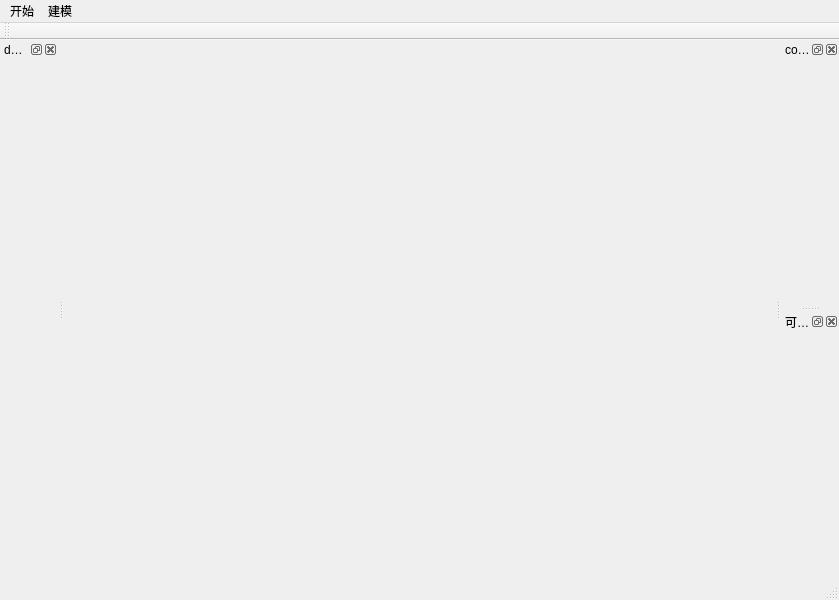
<?xml version="1.0" encoding="UTF-8"?>
<ui version="4.0">
 <class>MainWindow</class>
 <widget class="QMainWindow" name="MainWindow">
  <property name="geometry">
   <rect>
    <x>0</x>
    <y>0</y>
    <width>839</width>
    <height>600</height>
   </rect>
  </property>
  <property name="windowTitle">
   <string>MainWindow</string>
  </property>
  <widget class="QWidget" name="centralwidget">
   <property name="sizePolicy">
    <sizepolicy hsizetype="Expanding" vsizetype="Expanding">
     <horstretch>0</horstretch>
     <verstretch>0</verstretch>
    </sizepolicy>
   </property>
   <layout class="QVBoxLayout" name="verticalLayout_2">
    <item>
     <widget class="qtViewer3d" name="logic_View" native="true">
      <property name="sizePolicy">
       <sizepolicy hsizetype="Expanding" vsizetype="Expanding">
        <horstretch>0</horstretch>
        <verstretch>0</verstretch>
       </sizepolicy>
      </property>
     </widget>
    </item>
   </layout>
  </widget>
  <widget class="QMenuBar" name="menubar">
   <property name="geometry">
    <rect>
     <x>0</x>
     <y>0</y>
     <width>839</width>
     <height>23</height>
    </rect>
   </property>
   <widget class="QMenu" name="start">
    <property name="title">
     <string>开始</string>
    </property>
    <widget class="QMenu" name="menuopen">
     <property name="title">
      <string>open</string>
     </property>
     <addaction name="actionstep"/>
    </widget>
    <widget class="QMenu" name="menuNew">
     <property name="title">
      <string>New</string>
     </property>
     <addaction name="actionxml"/>
    </widget>
    <addaction name="menuNew"/>
    <addaction name="menuopen"/>
   </widget>
   <widget class="QMenu" name="menu">
    <property name="title">
     <string>建模</string>
    </property>
    <widget class="QMenu" name="menuPrimAPI">
     <property name="title">
      <string>PrimAPI</string>
     </property>
     <addaction name="actionBox"/>
    </widget>
    <addaction name="menuPrimAPI"/>
   </widget>
   <addaction name="start"/>
   <addaction name="menu"/>
  </widget>
  <widget class="QStatusBar" name="statusbar"/>
  <widget class="QDockWidget" name="object_widget">
   <property name="sizePolicy">
    <sizepolicy hsizetype="Expanding" vsizetype="Preferred">
     <horstretch>0</horstretch>
     <verstretch>0</verstretch>
    </sizepolicy>
   </property>
   <property name="windowTitle">
    <string>construct_and_change</string>
   </property>
   <attribute name="dockWidgetArea">
    <number>2</number>
   </attribute>
   <widget class="Logic_ConstructView" name="logic_Construct"/>
  </widget>
  <widget class="QDockWidget" name="view_message_widget">
   <property name="sizePolicy">
    <sizepolicy hsizetype="Expanding" vsizetype="Preferred">
     <horstretch>0</horstretch>
     <verstretch>0</verstretch>
    </sizepolicy>
   </property>
   <property name="windowTitle">
    <string>可视化信息</string>
   </property>
   <attribute name="dockWidgetArea">
    <number>2</number>
   </attribute>
   <widget class="Logic_ScreenData" name="logic_ViewData"/>
  </widget>
  <widget class="QDockWidget" name="document_widget">
   <property name="sizePolicy">
    <sizepolicy hsizetype="Expanding" vsizetype="Expanding">
     <horstretch>0</horstretch>
     <verstretch>0</verstretch>
    </sizepolicy>
   </property>
   <property name="windowTitle">
    <string>document</string>
   </property>
   <attribute name="dockWidgetArea">
    <number>1</number>
   </attribute>
   <widget class="Logic_DocView" name="logic_DocData"/>
  </widget>
  <widget class="QToolBar" name="toolBar">
   <property name="windowTitle">
    <string>toolBar</string>
   </property>
   <attribute name="toolBarArea">
    <enum>TopToolBarArea</enum>
   </attribute>
   <attribute name="toolBarBreak">
    <bool>false</bool>
   </attribute>
  </widget>
  <action name="actionstep">
   <property name="text">
    <string>step</string>
   </property>
  </action>
  <action name="actionxml">
   <property name="text">
    <string>xml</string>
   </property>
  </action>
  <action name="actionBox">
   <property name="text">
    <string>Box</string>
   </property>
  </action>
 </widget>
 <customwidgets>
  <customwidget>
   <class>qtViewer3d</class>
   <extends>QWidget</extends>
   <header>widgets.Logic_Viewer</header>
   <container>1</container>
  </customwidget>
  <customwidget>
   <class>Logic_DocView</class>
   <extends>QWidget</extends>
   <header>widgets.Logic_DocView</header>
   <container>1</container>
  </customwidget>
  <customwidget>
   <class>Logic_ConstructView</class>
   <extends>QWidget</extends>
   <header>widgets.Logic_ConstructView</header>
   <container>1</container>
  </customwidget>
  <customwidget>
   <class>Logic_ScreenData</class>
   <extends>QWidget</extends>
   <header>widgets.Logic_ScreenData</header>
   <container>1</container>
  </customwidget>
 </customwidgets>
 <resources/>
 <connections/>
</ui>
